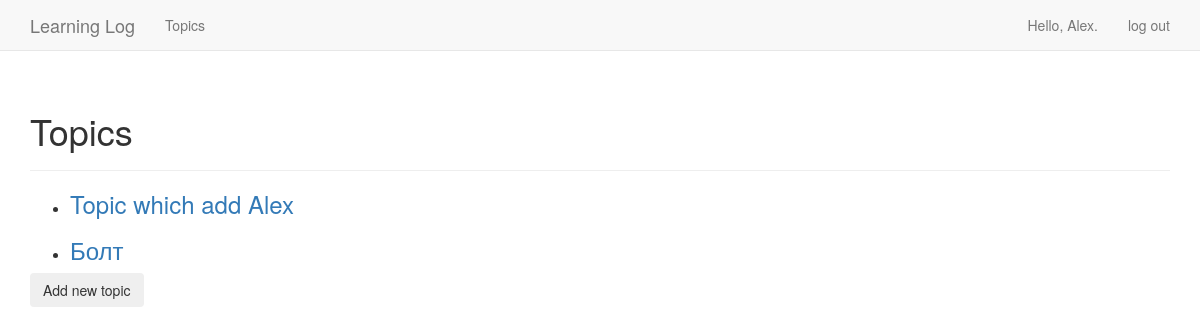
The app's page /topics/ (signed in), older data.
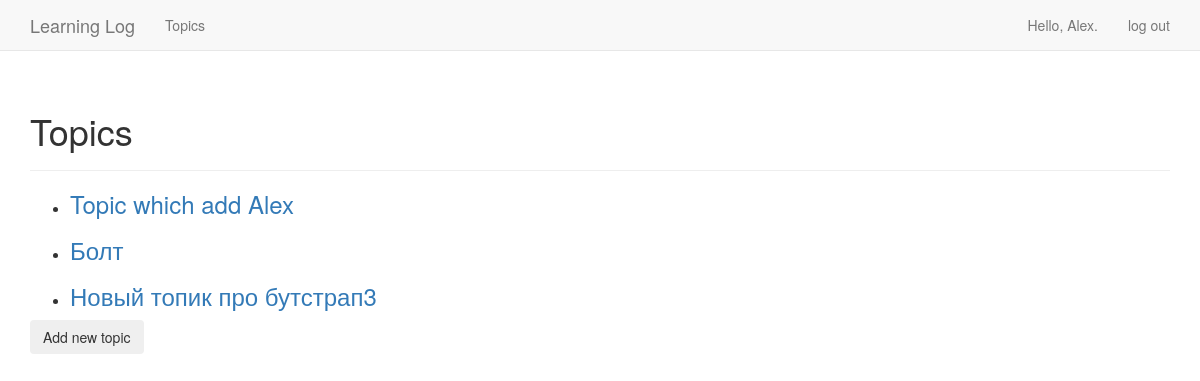
The same page, newer data.
### learning_logs/models.py (models this page shows)
class Topic(models.Model):
    text = models.CharField(max_length=200)
    date_added = models.DateTimeField(auto_now_add=True)
    owner = models.ForeignKey(User)
    def __str__(self):
        return self.text

### learning_logs/views.py (the view)
# urls.py: url(r'^topics/$', views.topics, name='topics'),
@login_required
def topics(request):
    topics = Topic.objects.filter(owner=request.user).order_by('date_added')
    context = {'topics': topics}
    return render(request, 'learning_logs/topics.html', context)

### learning_logs/templates/learning_logs/topics.html
{% extends 'learning_logs/base.html' %}
{% load bootstrap3 %}
{%  block header %}
  <h1>Topics</h1>
{% endblock header %}
{% block content %}
    <ul>
        {% for topic in topics %}
            <li>
            <h3>
                <a href="{% url 'learning_logs:topic' topic.id %}">{{ topic }}</a>
            </h3>
            </li>
        {% empty %}
            <li>No topics have been added yet.</li>
        {% endfor %}
    </ul>
    <form action="{% url 'learning_logs:new_topic' %}" method="get">
        {% buttons %}
            <button name="submit" class="btn btn-secondary">Add new topic</button>
        {% endbuttons %}
    </form>
{% endblock content %}

Row changes from the older to the newer data that the page shows:
added Topic: text "Новый топик про бутстрап3"
